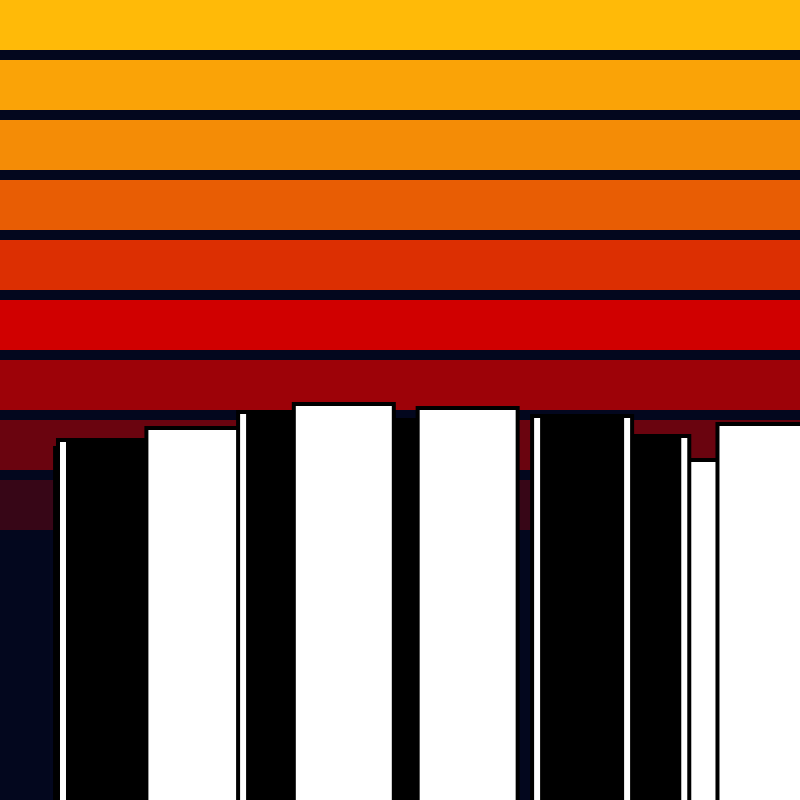
Frame 1 (no input)
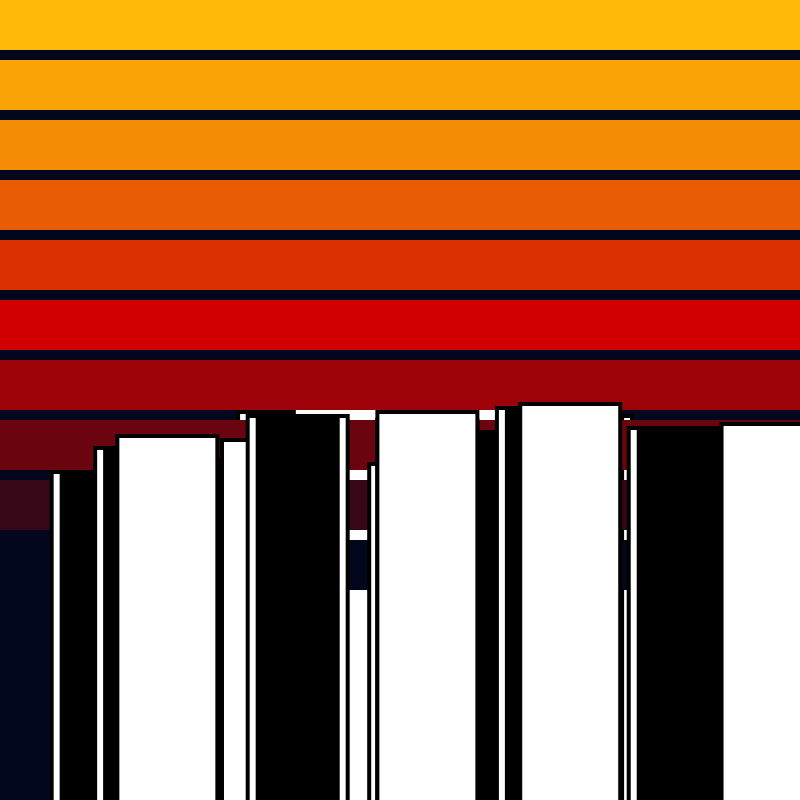
Frame 2 (the mouse pressed at the canvas centre, redrawn once)

The p5.js sketch that drew these frames (run headless with seeded random() and noise() and a simulated clock; the mouse was pressed at the canvas centre and the sketch redrawn once):

// p5.js sketch
// ── sketch.js
let R = (a = 1) => Math.random() * a;
let L = (x, y) => (x * x + y * y) ** 0.5; // Elements by Euclid 300 BC

const palette = ["#03071e", "#370617", "#6a040f", "#9d0208", "#d00000", "#dc2f02", "#e85d04", "#f48c06", "#faa307", "#ffba08"];

function setup() {
    createCanvas(800, 800);
    background(palette[0]);
    noLoop();
}

function draw_circle([x, y], r, c) {
    noStroke();
    fill(c);
    circle((x + 1) * width / 2, (y + 1) * width / 2, r / 2);
}

function draw_square([x, y], w, h, c) {
    // noStroke();
    fill(c);
    strokeWeight(4);
    rect((x + 1) * width / 2, (y + 1) * width / 2, w, h);
}


function draw() {
    strokeWeight(0);

    let x = 0;
    for (let i = 9; i >= 0; i--) {
        console.log(palette[i]);
        fill(palette[x]);
        rect(0, 60 * i, width, 50);
        x++;
    }

    for (let i = 20; i > 0; i--) {
        const rand = random([1, 2]);
        const p = createVector(random(-1, 1), i * 0.01);
        switch (rand) {
            case 1:
                draw_square([p.x, (p.y)], 100, 810 - (i * 10), color(255));
                draw_square([p.x + 0.025, (p.y)], 80, 810 - (i * 10), color(0));
                break;

            case 2:
                draw_square([p.x, (p.y)], 100, 810 - (i * 10), color(255));
                // draw_square([p.x, (p.y)], 10, 810 - (i * 10), color(255));
                break;

            case 3:
                draw_square([p.x, (p.y)], 100, 810 - (i * 10), color(255));
                draw_square([p.x + 0.11, (p.y)], 10, 810 - (i * 10), color(255));
                break;

            default:
                draw_square([p.x, (p.y)], 100, 810 - (i * 10), color(255));
                draw_square([p.x + 0.025, (p.y)], 80, 810 - (i * 10), color(0));
                break;
        }



    }
}
